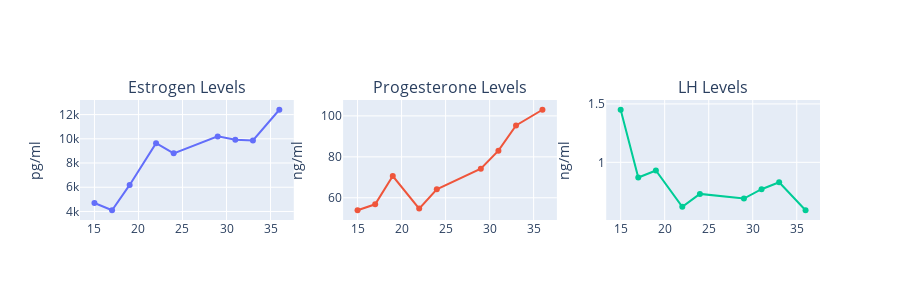

The code cell stored with this chart in its notebook:
### Code cell
plot_hormones(hormones_df[hormones_df["EndoStatus"] == "Pregnant"])

### Figure 1 — Plotly figure (JSON) as saved in the notebook; plotly's stock layout.template omitted (floating-point values rounded to 4 significant figures)
{"data": [{"mode": "lines+markers", "name": "Estrogen", "type": "scatter", "x": [15, 17, 19, 22, 24, 29, 31, 33, 36], "xaxis": "x", "y": [4700, 4100, 6190, 9640, 8800, 10200, 9920, 9860, 12400], "yaxis": "y"}, {"mode": "lines+markers", "name": "Progesterone", "type": "scatter", "x": [15, 17, 19, 22, 24, 29, 31, 33, 36], "xaxis": "x2", "y": [53.9, 56.8, 70.6, 54.7, 64.1, 74.2, 83, 95.3, 103], "yaxis": "y2"}, {"mode": "lines+markers", "name": "LH", "type": "scatter", "x": [15, 17, 19, 22, 24, 29, 31, 33, 36], "xaxis": "x3", "y": [1.45, 0.87, 0.93, 0.62, 0.73, 0.69, 0.77, 0.83, 0.59], "yaxis": "y3"}], "layout": {"annotations": [{"font": {"size": 16}, "showarrow": false, "text": "Estrogen Levels", "x": 0.1444, "xanchor": "center", "xref": "paper", "y": 1, "yanchor": "bottom", "yref": "paper"}, {"font": {"size": 16}, "showarrow": false, "text": "Progesterone Levels", "x": 0.5, "xanchor": "center", "xref": "paper", "y": 1, "yanchor": "bottom", "yref": "paper"}, {"font": {"size": 16}, "showarrow": false, "text": "LH Levels", "x": 0.8556, "xanchor": "center", "xref": "paper", "y": 1, "yanchor": "bottom", "yref": "paper"}], "height": 300, "showlegend": false, "width": 900, "xaxis": {"anchor": "y", "autorange": true, "domain": [0, 0.2889], "range": [13.36, 37.64], "type": "linear"}, "xaxis2": {"anchor": "y2", "autorange": true, "domain": [0.3556, 0.6444], "range": [13.36, 37.64], "type": "linear"}, "xaxis3": {"anchor": "y3", "autorange": true, "domain": [0.7111, 1], "range": [13.36, 37.64], "type": "linear"}, "yaxis": {"anchor": "x", "autorange": true, "domain": [0, 1], "range": [3295.0, 13210.0], "title": {"text": "pg/ml"}, "type": "linear"}, "yaxis2": {"anchor": "x2", "autorange": true, "domain": [0, 1], "range": [49.14, 107.8], "title": {"text": "ng/ml"}, "type": "linear"}, "yaxis3": {"anchor": "x3", "autorange": true, "domain": [0, 1], "range": [0.5066, 1.533], "title": {"text": "ng/ml"}, "type": "linear"}}}
